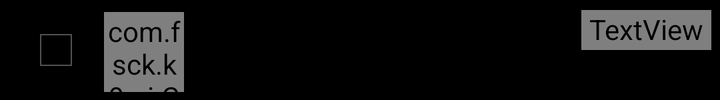
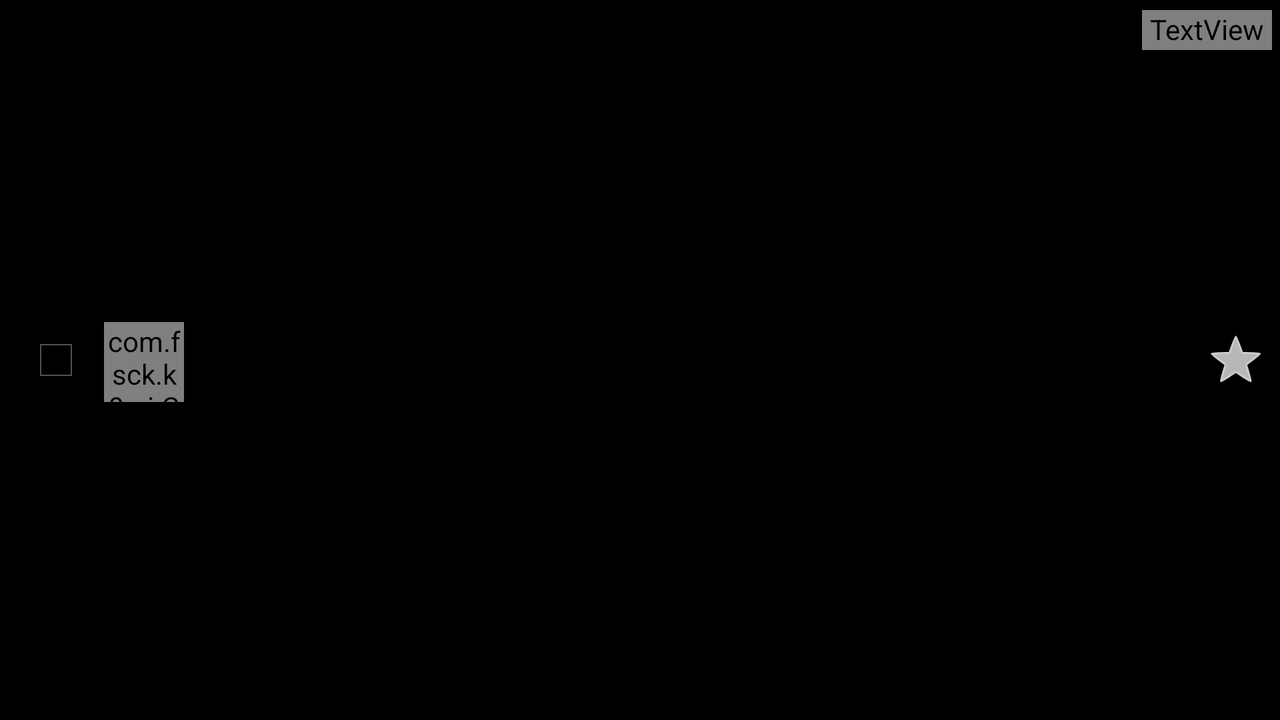

An Android layout and its configuration variant, each rendered on a device that would load it. The default file and the variant file are quoted in full after the pictures.
<!-- AndroidManifest.xml: application theme Theme.K9.Startup -->
<!-- res/layout/message_list_item_scheduled.xml -->
<?xml version="1.0" encoding="utf-8"?>
<LinearLayout xmlns:android="http://schemas.android.com/apk/res/android"
              android:layout_width="match_parent"
              android:layout_height="wrap_content"
              android:orientation="horizontal"
              android:layout_gravity="center_vertical"
        >

    <View
            android:id="@+id/chip"
            android:adjustViewBounds="false"
            android:layout_height="match_parent"
            android:layout_width="8dip"
            android:layout_marginRight="4dp"
            />

    <LinearLayout
            android:id="@+id/selected_checkbox_wrapper"
            android:layout_width="wrap_content"

            android:layout_height="match_parent"
            android:orientation="vertical"
            android:layout_gravity="center"
            android:visibility="visible"
            android:textColor="?android:attr/textColorPrimary"
            android:baselineAligned="false">

        <CheckBox
                android:id="@+id/selected_checkbox"
                android:layout_width="wrap_content"
                android:layout_height="match_parent"
                android:gravity="center"
                android:focusable="false"
                android:clickable="false"
                android:paddingLeft="4dp"
                android:paddingRight="0dp"
                android:visibility="visible"
                />

    </LinearLayout>

    <com.fsck.k9.ui.ContactBadge
            android:id="@+id/contact_badge"
            android:layout_marginRight="8dip"
            android:layout_marginTop="4dip"
            android:layout_marginBottom="3dip"
            android:layout_height="40dip"
            android:layout_width="40dip"
            android:layout_gravity="center_vertical"
            android:layout_marginLeft="4dp"
            android:src="@drawable/ic_contact_picture"
            style="?android:attr/quickContactBadgeStyleWindowLarge"
            android:background="@android:color/transparent"/>


    <RelativeLayout
            android:id="@+id/list_item_inner"
            android:layout_width="match_parent"
            android:layout_height="wrap_content"
            android:paddingTop="5dip"
            android:clickable="false"
            android:focusable="false"
            android:focusableInTouchMode="false"
            android:layout_gravity="center_vertical"
            android:paddingBottom="6dp">

        <TextView
                android:id="@+id/preview"
                android:layout_width="match_parent"
                android:layout_height="wrap_content"
                android:layout_alignParentLeft="true"
                android:layout_toLeftOf="@+id/flagged_bottom_right"
                android:layout_marginLeft="1dip"
                android:layout_marginRight="3dip"
                android:bufferType="spannable"
                android:layout_below="@+id/subject_wrapper"
                android:singleLine="false"
                android:textAppearance="?android:attr/textAppearanceSmall"
                android:textColor="?android:attr/textColorPrimary"
                android:longClickable="false"
                android:layout_alignWithParentIfMissing="false"
                android:gravity="top"
                android:layout_alignParentBottom="false"/>

        <LinearLayout
                android:id="@+id/subject_wrapper"
                android:layout_centerInParent="true"
                android:layout_width="match_parent"
                android:layout_height="wrap_content"
                android:layout_alignParentRight="false"
                android:layout_alignParentTop="true"
                android:layout_alignParentBottom="false"
                android:layout_alignParentLeft="false"
                android:layout_toLeftOf="@+id/date">

            <TextView
                    android:id="@+id/sender_compact"
                    android:layout_height="wrap_content"
                    android:layout_width="0dp"
                    android:layout_weight="0.3"
                    android:ellipsize="end"
                    android:singleLine="true"
                    android:layout_marginBottom="1dip"
                    android:layout_marginLeft="1dip"
                    android:textAppearance="?android:attr/textAppearanceSmall"
                    android:textColor="?android:attr/textColorPrimary"
                    />

            <TextView
                    android:id="@+id/subject"
                    android:layout_width="0dp"
                    android:layout_weight="0.7"
                    android:layout_height="wrap_content"
                    android:layout_marginBottom="1dip"
                    android:layout_marginLeft="1dip"
                    android:ellipsize="marquee"
                    android:maxLength="20"
                    android:textAppearance="?android:attr/textAppearanceSmall"
                    android:textColor="?android:attr/textColorPrimary"
                    />

            <TextView
                    android:id="@+id/thread_count"
                    android:textColor="?attr/messageListThreadCountForegroundColor"
                    android:background="?attr/messageListThreadCountBackground"
                    android:layout_width="wrap_content"
                    android:layout_height="wrap_content"
                    android:layout_marginLeft="3dip"
                    android:layout_marginRight="4dip"
                    android:paddingRight="4dip"
                    android:paddingBottom="1dip"
                    android:paddingLeft="4dip"
                    android:focusable="false"
                    />
        </LinearLayout>

        <TextView
                android:id="@+id/scheduled_datetime"
                android:layout_width="wrap_content"
                android:layout_height="wrap_content"
                android:layout_alignTop="@+id/subject_wrapper"
                android:layout_alignParentRight="true"
                android:paddingLeft="3dip"
                android:paddingRight="8dip"
                android:textSize="9dip"
                android:textStyle="bold"
                android:textAppearance="?android:attr/textAppearanceSmall"
                android:textColor="@color/blue"/>


    </RelativeLayout>


</LinearLayout>
<!-- resources referenced by this layout -->
<resources>
  <color name="blue">#0000FF</color>
  <style name="Theme.K9.Startup" parent="@android:style/Theme.Holo.NoActionBar">
          <item name="android:windowBackground">@android:color/black</item>
      </style>
</resources>
<!-- res/layout-land/message_list_item_scheduled.xml (the repository's variant of the layout above) -->
<!-- drawn on the phone turned sideways -->
<?xml version="1.0" encoding="utf-8"?>
<LinearLayout xmlns:android="http://schemas.android.com/apk/res/android"
              android:layout_width="match_parent"
              android:layout_height="wrap_content"
              android:orientation="horizontal"
              android:layout_gravity="center_vertical"
        >

    <View
            android:id="@+id/chip"
            android:adjustViewBounds="false"
            android:layout_height="match_parent"
            android:layout_width="8dip"
            android:layout_marginRight="4dp"
            />

    <LinearLayout
            android:id="@+id/selected_checkbox_wrapper"
            android:layout_width="wrap_content"

            android:layout_height="match_parent"
            android:orientation="vertical"
            android:layout_gravity="center"
            android:visibility="visible"
            android:textColor="?android:attr/textColorPrimary"
            android:baselineAligned="false">

        <CheckBox
                android:id="@+id/selected_checkbox"
                android:layout_width="wrap_content"
                android:layout_height="match_parent"
                android:gravity="center"
                android:focusable="false"
                android:clickable="false"
                android:paddingLeft="4dp"
                android:paddingRight="0dp"
                android:visibility="visible"
                />

    </LinearLayout>

    <com.fsck.k9.ui.ContactBadge
            android:id="@+id/contact_badge"
            android:layout_marginRight="8dip"
            android:layout_marginTop="4dip"
            android:layout_marginBottom="3dip"
            android:layout_height="40dip"
            android:layout_width="40dip"
            android:layout_gravity="center_vertical"
            android:layout_marginLeft="4dp"
            android:src="@drawable/ic_contact_picture"
            style="?android:attr/quickContactBadgeStyleWindowLarge"
            android:background="@android:color/transparent"/>


    <RelativeLayout
            android:id="@+id/list_item_inner"
            android:layout_width="match_parent"
            android:layout_height="wrap_content"
            android:paddingTop="5dip"
            android:clickable="false"
            android:focusable="false"
            android:focusableInTouchMode="false"
            android:layout_gravity="center_vertical"
            android:paddingBottom="6dp">

        <TextView
                android:id="@+id/preview"
                android:layout_width="match_parent"
                android:layout_height="wrap_content"
                android:layout_alignParentLeft="true"
                android:layout_toLeftOf="@+id/flagged_bottom_right"
                android:layout_marginLeft="1dip"
                android:layout_marginRight="3dip"
                android:bufferType="spannable"
                android:layout_below="@+id/subject_wrapper"
                android:singleLine="false"
                android:textAppearance="?android:attr/textAppearanceSmall"
                android:textColor="?android:attr/textColorPrimary"
                android:longClickable="false"
                android:layout_alignWithParentIfMissing="false"
                android:gravity="top"
                android:layout_alignParentBottom="false"/>

        <LinearLayout
                android:id="@+id/subject_wrapper"
                android:layout_centerInParent="true"
                android:layout_width="match_parent"
                android:layout_height="wrap_content"
                android:layout_alignParentRight="false"
                android:layout_alignParentTop="true"
                android:layout_alignParentBottom="false"
                android:layout_alignParentLeft="false"
                android:layout_toLeftOf="@+id/date">

            <TextView
                    android:id="@+id/sender_compact"
                    android:layout_height="wrap_content"
                    android:layout_width="0dp"
                    android:layout_weight="0.3"
                    android:ellipsize="end"
                    android:singleLine="true"
                    android:layout_marginBottom="1dip"
                    android:layout_marginLeft="1dip"
                    android:textAppearance="?android:attr/textAppearanceSmall"
                    android:textColor="?android:attr/textColorPrimary"
                    />

            <TextView
                    android:id="@+id/subject"
                    android:layout_width="0dp"
                    android:layout_weight="0.7"
                    android:layout_height="wrap_content"
                    android:layout_marginBottom="1dip"
                    android:layout_marginLeft="1dip"
                    android:ellipsize="marquee"
                    android:singleLine="true"
                    android:textAppearance="?android:attr/textAppearanceSmall"
                    android:textColor="?android:attr/textColorPrimary"
                    />

            <TextView
                    android:id="@+id/thread_count"
                    android:textColor="?attr/messageListThreadCountForegroundColor"
                    android:background="?attr/messageListThreadCountBackground"
                    android:layout_width="wrap_content"
                    android:layout_height="wrap_content"
                    android:layout_marginLeft="3dip"
                    android:layout_marginRight="4dip"
                    android:paddingRight="4dip"
                    android:paddingBottom="1dip"
                    android:paddingLeft="4dip"
                    android:focusable="false"
                    />
        </LinearLayout>

        <TextView
                android:id="@+id/scheduled_datetime"
                android:layout_width="wrap_content"
                android:layout_height="wrap_content"
                android:layout_alignTop="@+id/subject_wrapper"
                android:layout_alignWithParentIfMissing="true"
                android:layout_centerVertical="true"
                android:layout_toLeftOf="@+id/flagged_center_right"
                android:paddingLeft="3dip"
                android:paddingRight="8dip"
                android:singleLine="true"
                android:textAppearance="?android:attr/textAppearanceSmall"
                android:textColor="?android:attr/textColorSecondary"/>

        <CheckBox
                android:id="@+id/flagged_bottom_right"
                style="?android:attr/starStyle"
                android:layout_width="wrap_content"
                android:layout_height="fill_parent"
                android:layout_below="@+id/date"
                android:layout_alignParentRight="true"
                android:paddingTop="5dip"
                android:paddingLeft="2dip"
                android:paddingRight="4dip"
                android:focusable="false"
                android:visibility="visible"
                android:gravity="center_vertical"/>


    </RelativeLayout>


</LinearLayout>
<!-- resources referenced by the variant -->
<!-- as the phone turned sideways resolves them -->
<resources>
  <style name="Theme.K9.Startup" parent="@android:style/Theme.Holo.NoActionBar">
          <item name="android:windowBackground">@android:color/black</item>
      </style>
</resources>
